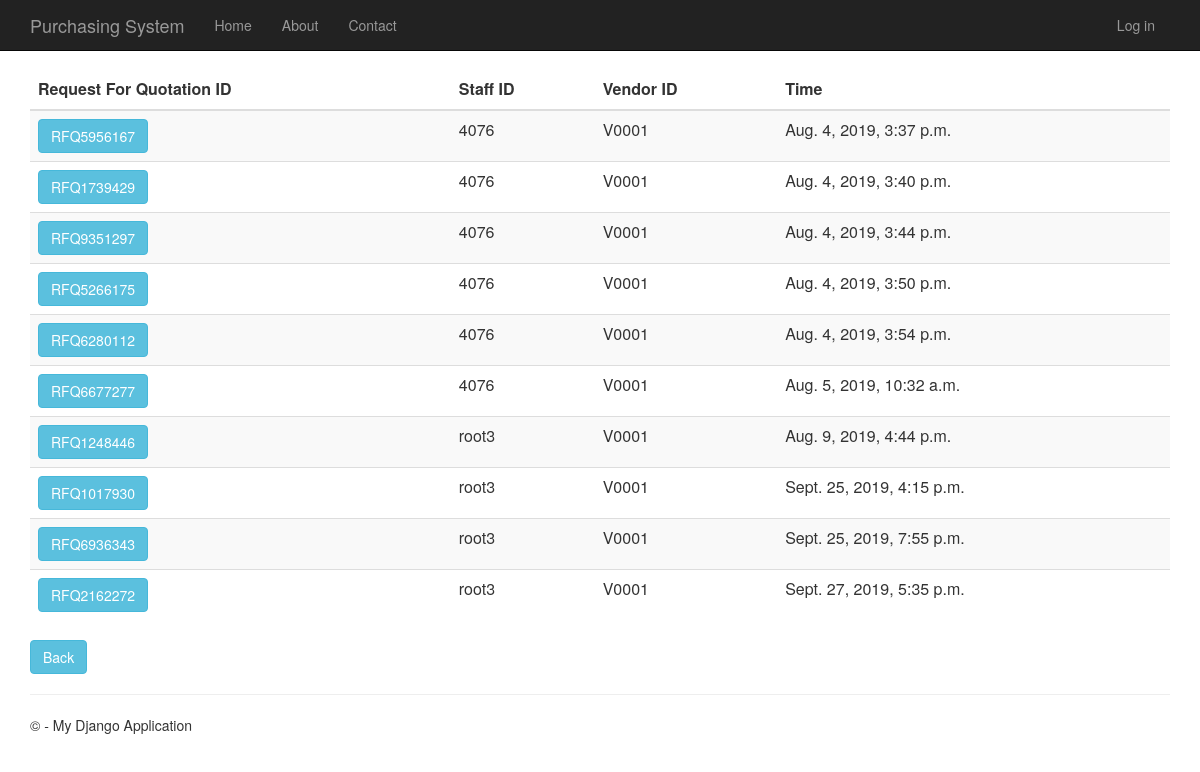
/requestforquotationhistory, run on an earlier commit of the app's database.
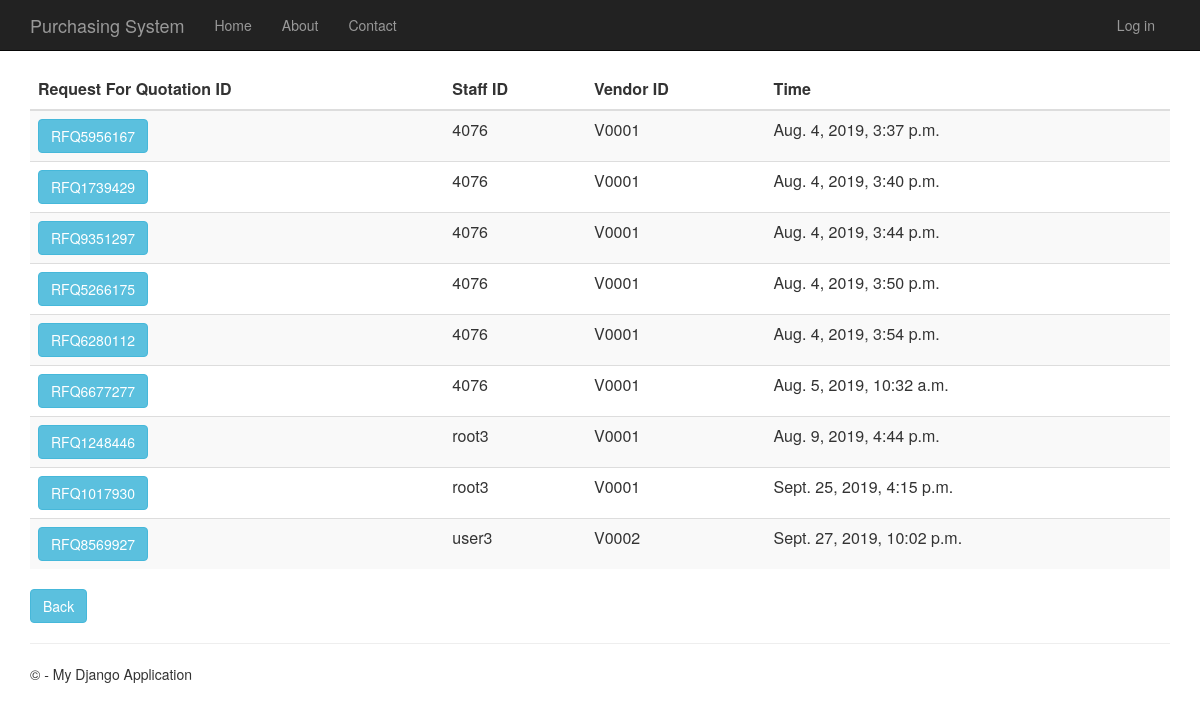
And on a later commit of the database.
### RequestForQuotation/models.py (models this page shows, shortened)
class RequestForQuotation(models.Model):
    request_for_quotation_id = models.CharField(primary_key=True, max_length=10)
    time_created = models.DateTimeField()
    description = models.TextField(null=True,default=None, blank=True)
    total_price = models.DecimalField(max_digits=10, decimal_places=2, default=Decimal('0.00'))
    person_id = models.ForeignKey(Person, on_delete = models.CASCADE)
    vendor_id = models.ForeignKey(Vendor, on_delete = models.CASCADE)
    purchase_requisition_id = models.ForeignKey(PurchaseRequisition, on_delete = models.CASCADE)

### app/models.py (models this page shows, shortened)
class Person(models.Model):
    user_id = models.OneToOneField(User)
    person_id = models.CharField(primary_key=True, max_length=10)
    person_name = models.TextField()
    person_address = models.TextField()
    person_phone_number = models.TextField()
    person_role = models.TextField(default = 'MANAGER')

class Vendor(models.Model):
    vendor_id = models.CharField(primary_key=True, max_length=10)
    vendor_name = models.TextField()
    vendor_phone_number = models.TextField()
    vendor_address = models.TextField()
    vendor_email = models.TextField()
    def __str__(self):
        return str(self.vendor_id)

### RequestForQuotation/views.py (the view)
# urls.py: url(r'^requestforquotationhistory', RequestForQuotation.views.requestforquotationhistory, name="request_of_quotation_history"),
def requestforquotationhistory(request):
    request_for_quotations = RequestForQuotation.objects.all()
    context = {
            'title':'Request For Quotation History',
            'rows':request_for_quotations
        }
    return render(request,'RequestForQuotation/requestforquotationhistory.html',context)

### RequestForQuotation/templates/RequestForQuotation/requestforquotationhistory.html
﻿{% extends "app/layout.html" %}
{% block content %}
<div class="purchaseorderhistory margintop">
    <form action="requestforquotationhistorydetails" method="GET">
        <table class="table table-striped margintop">
          <thead>
            <tr>
              <th scope="col">Request For Quotation ID</th>
              <th scope="col">Staff ID</th>
              <th scope="col">Vendor ID</th>
              <th scope="col">Time</th>
            </tr>
          </thead>
          <tbody>
              {% for r in rows %}
            <tr>
                 <td><button type="submit" name="rfq_id" value="{{r.request_for_quotation_id}}" class="btn btn-info" >{{r.request_for_quotation_id}}</button></td>
                 <td>{{r.person_id.person_id}}</td>
                 <td>{{r.vendor_id}}</td>
                 <td>{{r.time_created}}</td>
            </tr>
              {% endfor %}
          </tbody>
        </table>
    </form>
       <form action="menu">
        <div class="margintop">
            <button type="submit" class="btn btn-info" >Back</button>
        </div>
    </form>
</div>
{% endblock %}

### app/templates/app/layout.html (shortened to what this page needs)
﻿<!DOCTYPE html>
<html>
<head>
    {% load staticfiles %}
    <link rel="stylesheet" type="text/css" href="{% static 'app/content/bootstrap.min.css' %}" />
    <link rel="stylesheet" type="text/css" href="{% static 'app/content/site.css' %}" />
</head>
<body>
    <div class="navbar navbar-inverse navbar-fixed-top">
        <div class="container">
            <div class="navbar-header">
                <a href="/" class="navbar-brand">Purchasing System</a>
            </div>
            <div class="navbar-collapse collapse">
                <ul class="nav navbar-nav">
                    <li><a href="{% url 'home' %}">Home</a></li>
                    <li><a href="{% url 'about' %}">About</a></li>
                    <li><a href="{% url 'contact' %}">Contact</a></li>
                </ul>
                {% include 'app/loginpartial.html' %}
            </div>
        </div>
    </div>
    <div class="container body-content">
{% block content %}{% endblock %}
        <hr/>
        <footer>
            <p>&copy; {{ year }} - My Django Application</p>
        </footer>
    </div>
</body>
</html>

### app/templates/app/loginpartial.html
{% if user.is_authenticated %}
<form id="logoutForm" action="/logout" method="post" class="navbar-right">
    {% csrf_token %}
    <ul class="nav navbar-nav navbar-right">
        <li><span class="navbar-brand">Hello {{ user.username }}!</span></li>
        <li><a href="javascript:document.getElementById('logoutForm').submit()">Log off</a></li>
    </ul>
</form>
{% else %}
<ul class="nav navbar-nav navbar-right">
    <li><a href="{% url 'login' %}">Log in</a></li>
</ul>
{% endif %}

### app/static/app/content/site.css (style rules this page uses)
body { padding-top: 50px; padding-bottom: 20px; }
.body-content { padding-left: 15px; padding-right: 15px; }

What changed in the data, as far as the page shows it:
removed RequestForQuotation: request_for_quotation_id "RFQ6936343", person_id.person_id "root3", vendor_id "V0001", time_created "Sept. 25, 2019, 7:55 p.m."
removed RequestForQuotation: request_for_quotation_id "RFQ2162272", person_id.person_id "root3", vendor_id "V0001", time_created "Sept. 27, 2019, 5:35 p.m."
added RequestForQuotation: request_for_quotation_id "RFQ8569927", person_id.person_id "user3", vendor_id "V0002", time_created "Sept. 27, 2019, 10:02 p.m."
